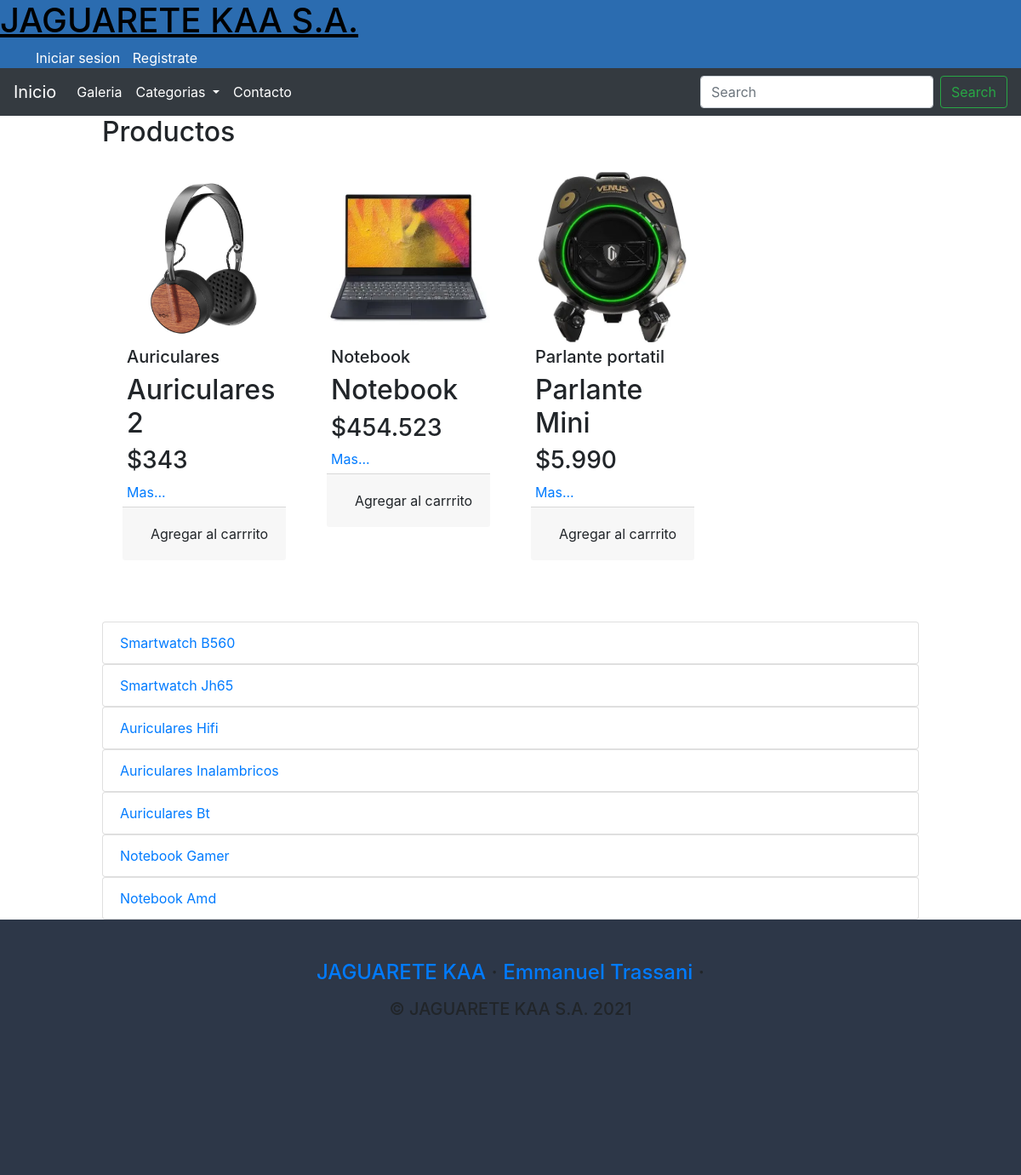
The page / on the database its author committed.
### APP/models.py (models this page shows, shortened)
class Producto(models.Model):
    nombre = models.CharField(max_length=50)
    precio = models.IntegerField()
    descripcion = models.TextField()
    nuevo = models.BooleanField()
    marca = models.ForeignKey(Marca, on_delete=models.PROTECT)
    fecha_fabricacion = models.DateField()
    imagen = models.ImageField(upload_to = "productos", null = True)

class Marca (models.Model):
    nombre = models.CharField(max_length=50)
    def __str__(self):
        return self.nombre

### APP/views.py (the view)
# urls.py: path('', home, name="home"),
def home (request):
    productos = Producto.objects.order_by('-id')[0:3]
    secundarios = Producto.objects.order_by('-id')[3:10]
    data = {
        'productos': productos,
        'secundarios': secundarios,
    }
    return render(request, 'app/home.html', data)

### APP/context_processors.py (called while the page is built)
def menu_categoria(request):
    categorias = Marca.objects.all()
    return ({"categorias": categorias})

### APP/templates/app/home.html (shortened to what this page needs)
{% extends 'app/base.html' %}
{% load static %}
{% block css %}
<link rel="stylesheet" href="https://cdn.jsdelivr.net/bxslider/4.2.12/jquery.bxslider.css">
{% endblock %}
{% block content %}
{% load humanize %}
<h2>Productos</h2>
<div class="productos">
    {% for p in productos %}
    <div class="producto">
        <div class="contenedor_producto">
            {% if p.imagen %}
            <img src="{{ p.imagen.url}}" alt="imagen producto">
            {% endif %}
            <div class="detalle">
                <h5>{{p.marca}}</h5>
                <h2>{{p.nombre | title}}</h2>
                <h3>${{p.precio | intcomma}}</h3>
                <a href="{% url 'detalle' p.id %}">Mas... </a>
            </div>
            <div class="card-footer text-center">
                <a href="#" class="btn btn-succes">Agregar al carrrito</a>
            </div>
        </div>
    </div>
    {% endfor %}
</div>
<br><br><br>
    {% for s in secundarios %}
    <ul class="list-group">
        <li class="list-group-item" aria-current="true"><a href="{% url 'detalle' s.id %}">{{ s.nombre | title}}</a></li>
    </ul>
    {% endfor%}
{% endblock %}

### APP/templates/app/base.html (shortened to what this page needs)
<!DOCTYPE html>
<html lang="es">
<head>
    {% load static %}
    <link href="https://cdn.jsdelivr.net/npm/bootstrap@5.0.2/dist/css/bootstrap.min.css" rel="stylesheet">
    {% block css %}
    {% endblock %}
    <link rel="stylesheet" href="{% static 'app/css/estilos.css' %}">
</head>
<body>
    <link rel="stylesheet" href="https://maxcdn.bootstrapcdn.com/bootstrap/4.0.0-beta/css/bootstrap.min.css">
    <header id="header">
        <h1><a href="{% url 'home' %}" style="color: black;">JAGUARETE KAA S.A.</a></h1>
        <div>
            <nav id="nav">
                <ul>
                    {% if user.is_authenticated %}
                        <li>
                            <a href="{% url 'logout' %}"> Cerrar sesion</a>
                        </li>
                        <li>
                            <a href="#"> @{{ user.username }}</a>
                        </li>
                        <li>
                            <a href="#">Carrito</a>
                        </li>
                    {% else %}
                    <li>
                        <a href="{% url 'login' %}"> Iniciar sesion</a>
                    </li>
                    <li>
                        <a href="{% url 'registro' %}">Registrate</a>
                    </li>
                    {% endif %}
                </ul>
            </nav>
        </div>
    </header>
        <nav class="navbar navbar-expand-lg navbar-dark bg-dark">
            <a class="navbar-brand" href="{% url 'home' %}">Inicio</a>
            <div class="collapse navbar-collapse" id="navbarSupportedContent">
              <ul class="navbar-nav mr-auto">
                <li class="nav-item active">
                  <a class="nav-link" href="{% url 'galeria' %}">Galeria <span class="sr-only">(current)</span></a>
                </li>
                <li class="nav-item dropdown active">
                  <a class="nav-link dropdown-toggle" href="#" id="navbarDropdown" role="button"
                     data-toggle="dropdown" aria-haspopup="true" aria-expanded="false">
                    Categorias
                  </a>
                </li>
                <li class="nav-item active">
                  <a class="nav-link" href="{% url 'contacto' %}">Contacto</a>
                </li>
              </ul>
              <form class="form-inline my-2 my-lg-0" method="POST" action="{% url 'buscar' %}">
                <input class="form-control mr-sm-2" type="search" placeholder="Search" aria-label="Search" name="buscador">
                <button class="btn btn-outline-success my-2 my-sm-0" type="submit">Search</button>
              </form>
            </div>
          </nav>
    <div id="contenido">
        {% block content %}
        {% endblock %}
    </div>
    <footer>
        <footer class="footer text-faded text-center py-5">
            <div class="container">
              <p class="m-0 mbt"><h4>
                  <a href="sample.html" class="link">JAGUARETE KAA </a> ·
                  <a href="sample.html" class="link">Emmanuel Trassani</a> ·
                </h4>
              </p>
              <h5><p class="m-0 mbt1">&copy; JAGUARETE KAA S.A. 2021</p></h5>
            </div>
    </footer>
</body>
</html>

### APP/static/app/css/estilos.css (style rules this page uses)
* { margin:0; padding:0; }
body { background-color:#EDF2F7; font-family: 'Open Sans', sans-serif; }
h1,h2 { font-family: 'Balsamiq Sans', cursive; }
header { width: 100%; height: 80px; background-color: #2B6CB0; display: flex; justify-content: space-between; }
header > div { width: 50%; }
nav { display: flex; justify-content: flex-end; align-items: center; height: 100%; }
nav > ul { margin-right: 50px; }
nav > ul > li { display: inline; margin-left: 10px; }
nav a { color:white; text-decoration: none; }
#contenido { width: 80%; margin:auto; max-width: 1280px; min-height: 100vh; }
.productos { display: flex; flex-wrap: wrap; }
.producto { width: 25%; margin-top: 20px; }
.producto img { width: 100%; height: 200px; object-fit: cover; }
.producto .detalle { padding: 5px; }
.producto .contenedor_producto { background-color: white; width: 80%; margin: auto; }
footer { width: 100%; height: 300px; background-color: #2D3748; }

### rows shown on the page
Producto: imagen (picture), marca "Auriculares", nombre "Auriculares 2", precio "343"
Producto: imagen (picture), marca "Notebook", nombre "Notebook", precio "454.523"
Producto: imagen (picture), marca "Parlante portatil", nombre "Parlante Mini", precio "5.990"
Producto: nombre "Smartwatch B560"
Producto: nombre "Smartwatch Jh65"
Producto: nombre "Auriculares Hifi"
Producto: nombre "Auriculares Inalambricos"
Producto: nombre "Auriculares Bt"
Producto: nombre "Notebook Gamer"
Producto: nombre "Notebook Amd"
